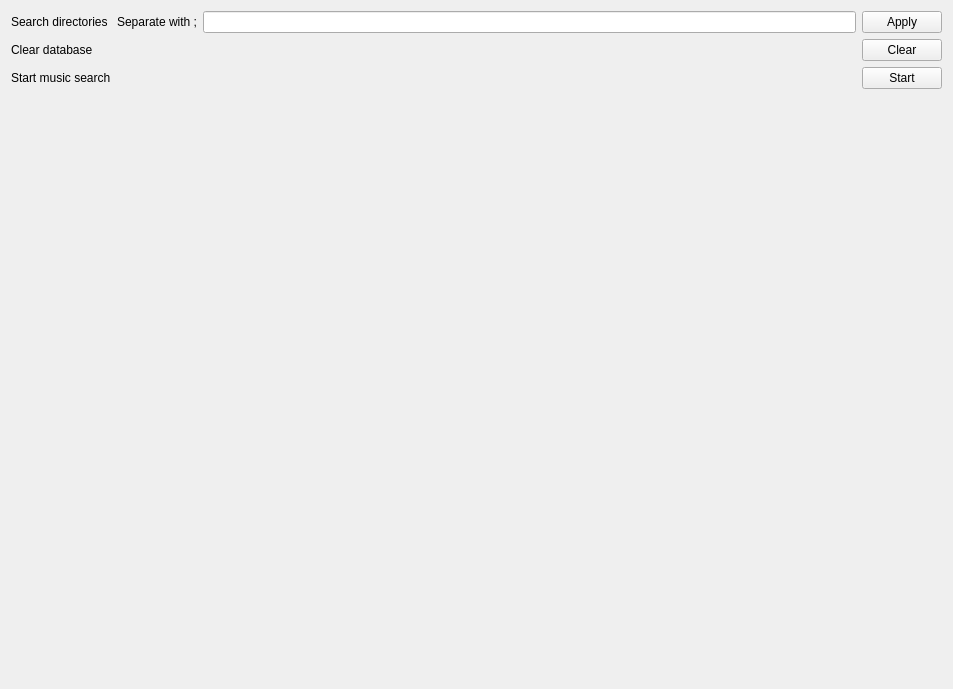
<?xml version="1.0" encoding="UTF-8"?>
<ui version="4.0">
 <class>SettingsWidget</class>
 <widget class="QWidget" name="SettingsWidget">
  <property name="geometry">
   <rect>
    <x>0</x>
    <y>0</y>
    <width>953</width>
    <height>689</height>
   </rect>
  </property>
  <property name="windowTitle">
   <string>Form</string>
  </property>
  <property name="locale">
   <locale language="English" country="UnitedStates"/>
  </property>
  <layout class="QFormLayout" name="formLayout">
   <item row="0" column="0">
    <widget class="QLabel" name="label">
     <property name="text">
      <string>Search directories</string>
     </property>
    </widget>
   </item>
   <item row="0" column="1">
    <layout class="QHBoxLayout" name="horizontalLayout_4">
     <item>
      <widget class="QLabel" name="label_4">
       <property name="text">
        <string>Separate with ;</string>
       </property>
      </widget>
     </item>
     <item>
      <widget class="QLineEdit" name="searchDirLine"/>
     </item>
     <item>
      <widget class="QPushButton" name="applyButton">
       <property name="text">
        <string>Apply</string>
       </property>
      </widget>
     </item>
    </layout>
   </item>
   <item row="1" column="1">
    <layout class="QHBoxLayout" name="horizontalLayout">
     <item>
      <spacer name="horizontalSpacer">
       <property name="orientation">
        <enum>Qt::Orientation::Horizontal</enum>
       </property>
       <property name="sizeHint" stdset="0">
        <size>
         <width>40</width>
         <height>20</height>
        </size>
       </property>
      </spacer>
     </item>
     <item>
      <widget class="QPushButton" name="clearDBButton">
       <property name="text">
        <string>Clear</string>
       </property>
      </widget>
     </item>
    </layout>
   </item>
   <item row="1" column="0">
    <widget class="QLabel" name="label_2">
     <property name="text">
      <string>Clear database</string>
     </property>
    </widget>
   </item>
   <item row="2" column="0">
    <widget class="QLabel" name="label_3">
     <property name="text">
      <string>Start music search</string>
     </property>
    </widget>
   </item>
   <item row="2" column="1">
    <layout class="QHBoxLayout" name="horizontalLayout_3">
     <item>
      <spacer name="horizontalSpacer_2">
       <property name="orientation">
        <enum>Qt::Orientation::Horizontal</enum>
       </property>
       <property name="sizeHint" stdset="0">
        <size>
         <width>40</width>
         <height>20</height>
        </size>
       </property>
      </spacer>
     </item>
     <item>
      <widget class="QPushButton" name="startSearchButton">
       <property name="text">
        <string>Start</string>
       </property>
      </widget>
     </item>
    </layout>
   </item>
  </layout>
 </widget>
 <resources/>
 <connections/>
</ui>
